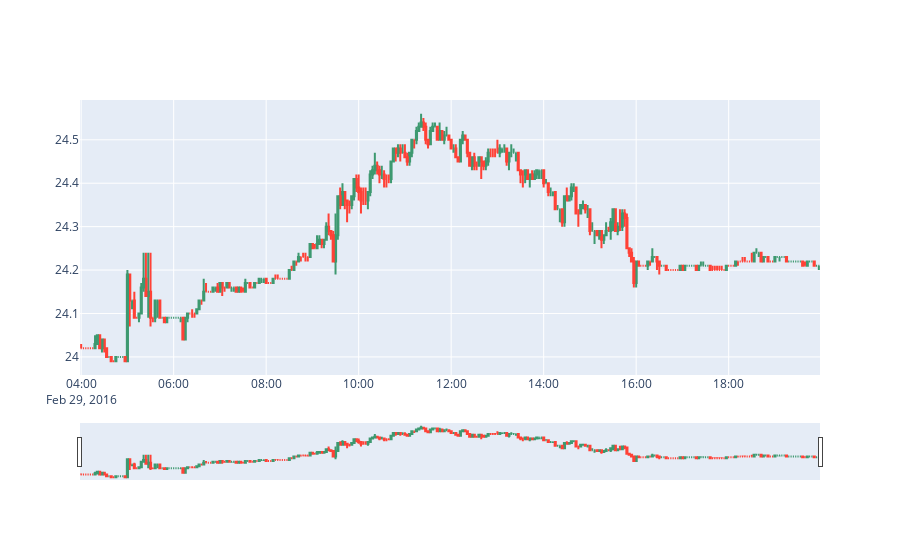

Notebook code for this chart:
### Code cell
df = AAPLdf2015
fig = go.Figure(data=[go.Candlestick(x=df['date'],
                open=df['open'],
                high=df['high'],
                low=df['low'],
                close=df['close'])])

fig.show()

### Figure 1 — Plotly figure (JSON) as saved in the notebook; plotly's stock layout.template omitted (floating-point values rounded to 4 significant figures; data arrays with more than 128 entries replaced by an {"elided": "..."} marker saying what was removed)
{"data": [{"close": {"elided": "320 float values"}, "high": {"elided": "320 float values"}, "low": {"elided": "320 float values"}, "open": {"elided": "320 float values"}, "type": "candlestick", "x": {"elided": "320 str values"}}], "layout": {"autosize": true, "xaxis": {"autorange": true, "range": [946684800000, 978307200000], "type": "date"}, "yaxis": {"autorange": true, "range": [-1, 4]}}}
